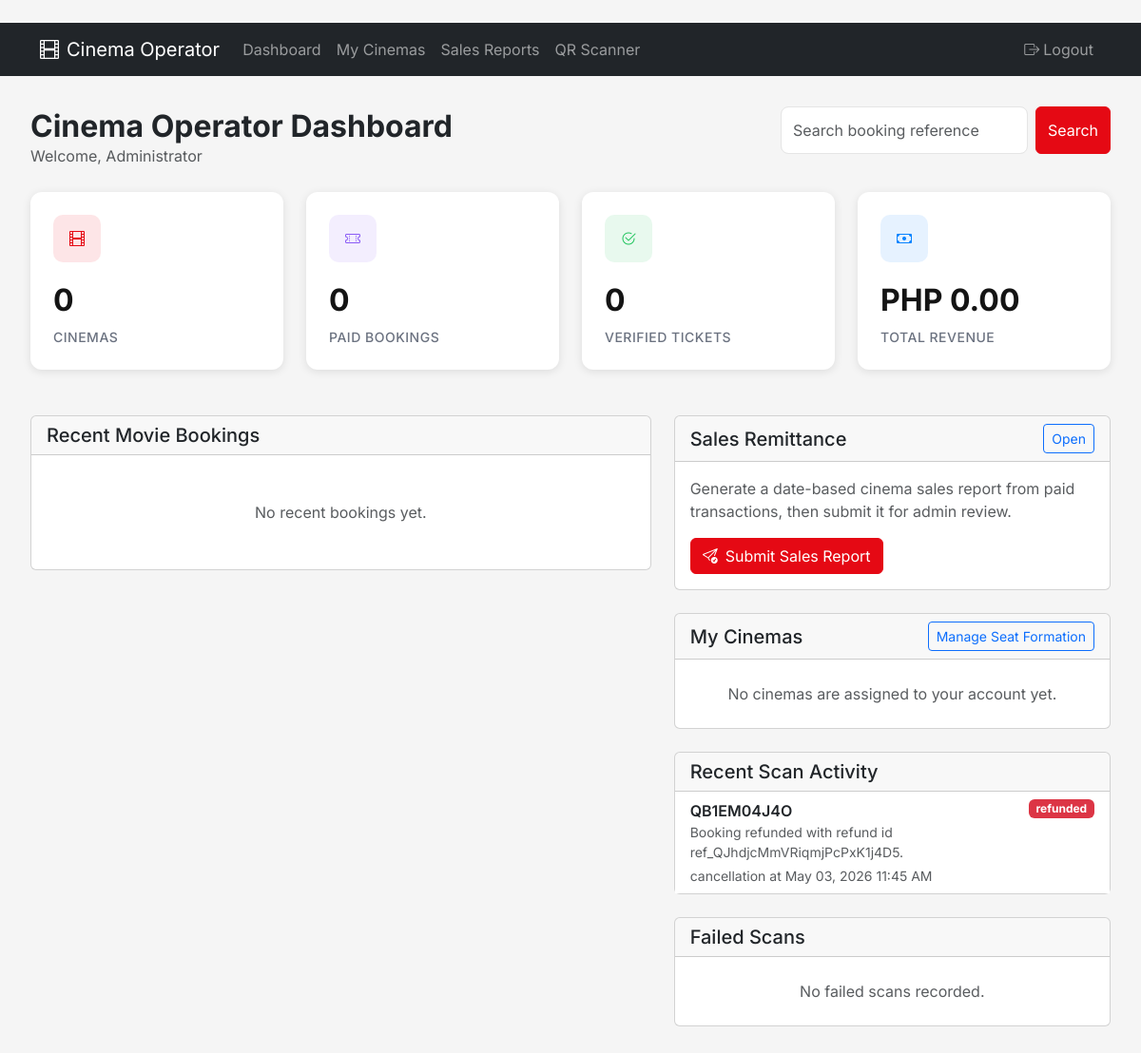
Page /cinema-operator (signed in) on the committed database.
### flask_app/app.py (models this page shows, shortened)
class User(UserMixin, db.Model):
    id = db.Column(db.Integer, primary_key=True)
    email = db.Column(db.String(120), unique=True, nullable=False)
    password_hash = db.Column(db.String(256), nullable=False)
    name = db.Column(db.String(100), nullable=False)
    phone = db.Column(db.String(20))
    is_admin = db.Column(db.Boolean, default=False)
    is_bus_operator = db.Column(db.Boolean, default=False)
    is_cinema_operator = db.Column(db.Boolean, default=False)
    created_at = db.Column(db.DateTime, default=datetime.utcnow)
    movie_bookings = db.relationship('MovieBooking', foreign_keys='MovieBooking.user_id', backref='user', lazy=True)
    bus_bookings = db.relationship('BusBooking', foreign_keys='BusBooking.user_id', backref='user', lazy=True)

class ScanLog(db.Model):
    id = db.Column(db.Integer, primary_key=True)
    operator_id = db.Column(db.Integer, db.ForeignKey('user.id'), nullable=True)
    booking_type = db.Column(db.String(20), nullable=True)
    booking_id = db.Column(db.Integer, nullable=True)
    booking_reference = db.Column(db.String(20), nullable=True)
    raw_input = db.Column(db.Text, nullable=True)
    scan_source = db.Column(db.String(30), default='manual')
    scan_result = db.Column(db.String(30), nullable=False)
    scan_message = db.Column(db.String(255), nullable=True)
    created_at = db.Column(db.DateTime, default=datetime.utcnow)
    operator = db.relationship('User', foreign_keys=[operator_id], backref='scan_logs')

### flask_app/app.py (the view)
@app.route('/cinema-operator')
@login_required
@cinema_operator_required
def cinema_operator_dashboard():
    completed_statuses = ['completed', 'paid']
    cinemas = Cinema.query.filter_by(operator_id=current_user.id).all()
    cinema_ids = [c.id for c in cinemas]
    search_reference = str(request.args.get('booking_reference') or '').strip()
    bookings_query = MovieBooking.query.filter(MovieBooking.showtime.has(Showtime.cinema_id.in_(cinema_ids)))
    movie_bookings = bookings_query.filter(MovieBooking.payment_status.in_(completed_statuses)).count()
    movie_revenue = sum([b.total_amount for b in bookings_query.filter(MovieBooking.payment_status.in_(completed_statuses)).all()])
    stats = {
        'total_cinemas': len(cinemas),
        'movie_bookings': movie_bookings,
        'total_revenue': float(movie_revenue),
        'verified_tickets': bookings_query.filter_by(is_verified=True).count(),
    }
    recent_movie_bookings = bookings_query.order_by(MovieBooking.created_at.desc()).limit(10).all()
    searched_booking = bookings_query.filter_by(booking_reference=search_reference).first() if search_reference else None
    recent_scan_logs = ScanLog.query.filter_by(operator_id=current_user.id).order_by(ScanLog.created_at.desc()).limit(8).all()
    failed_scan_logs = ScanLog.query.filter(
        ScanLog.operator_id == current_user.id,
        ScanLog.scan_result.in_(['invalid', 'denied', 'unpaid', 'missing', 'error'])
    ).order_by(ScanLog.created_at.desc()).limit(8).all()
    return render_template(
        'cinema_operator/dashboard.html',
        stats=stats,
        recent_movie_bookings=recent_movie_bookings,
        cinemas=cinemas,
        searched_booking=searched_booking,
        search_reference=search_reference,
        recent_scan_logs=recent_scan_logs,
        failed_scan_logs=failed_scan_logs
    )

### flask_app/app.py (called while the page is built)
@app.after_request
def add_no_cache_headers(response):
    if request.endpoint != 'static':
        response.headers['Cache-Control'] = 'no-store, no-cache, must-revalidate, private, max-age=0'
        response.headers['Pragma'] = 'no-cache'
        response.headers['Expires'] = '0'
    return response

@login_manager.user_loader
def load_user(user_id):
    return User.query.get(int(user_id))

def cinema_operator_required(f):
    @wraps(f)
    def decorated_function(*args, **kwargs):
        if not current_user.is_authenticated or not (current_user.is_admin or current_user.is_cinema_operator):
            flash('You need cinema operator access for this action.', 'error')
            return redirect(url_for('index'))
        return f(*args, **kwargs)
    return decorated_function

### flask_app/templates/cinema_operator/dashboard.html (shortened to what this page needs)
{% extends 'cinema_operator/base.html' %}
{% block operator_content %}
<div class="d-flex justify-content-between align-items-center mb-4 flex-wrap gap-3">
    <div>
        <h2 class="fw-bold mb-0">Cinema Operator Dashboard</h2>
        <div class="text-muted">Welcome, {{ current_user.name }}</div>
    </div>
    <form method="GET" class="d-flex gap-2">
        <input type="text" class="form-control" name="booking_reference" value="{{ search_reference or '' }}" placeholder="Search booking reference">
        <button type="submit" class="btn btn-primary">Search</button>
    </form>
</div>
<div class="row g-4 mb-5">
    <div class="col-md-6 col-lg-3">
        <div class="stat-card">
            <div class="stat-icon" style="background: rgba(229, 9, 20, 0.1);">
                <i class="bi bi-film" style="color: var(--primary);"></i>
            </div>
            <div class="stat-value">{{ stats.total_cinemas }}</div>
            <div class="stat-label">Cinemas</div>
        </div>
    </div>
    <div class="col-md-6 col-lg-3">
        <div class="stat-card">
            <div class="stat-icon" style="background: rgba(139, 92, 246, 0.1);">
                <i class="bi bi-ticket-perforated" style="color: #8B5CF6;"></i>
            </div>
            <div class="stat-value">{{ stats.movie_bookings }}</div>
            <div class="stat-label">Paid Bookings</div>
        </div>
    </div>
    <div class="col-md-6 col-lg-3">
        <div class="stat-card">
            <div class="stat-icon" style="background: rgba(34, 197, 94, 0.1);">
                <i class="bi bi-check2-circle" style="color: #22C55E;"></i>
            </div>
            <div class="stat-value">{{ stats.verified_tickets }}</div>
            <div class="stat-label">Verified Tickets</div>
        </div>
    </div>
    <div class="col-md-6 col-lg-3">
        <div class="stat-card">
            <div class="stat-icon" style="background: rgba(10, 132, 255, 0.1);">
                <i class="bi bi-cash" style="color: #0A84FF;"></i>
            </div>
            <div class="stat-value">PHP {{ "%.2f"|format(stats.total_revenue) }}</div>
            <div class="stat-label">Total Revenue</div>
        </div>
    </div>
</div>
<div class="row g-4">
    <div class="col-xl-7">
        <div class="card">
            <div class="card-header">
                <h5 class="mb-0">Recent Movie Bookings</h5>
            </div>
            <div class="card-body p-0">
                {% if recent_movie_bookings %}
                    <div class="table-responsive">
                        <table class="table table-hover mb-0">
                            <thead>
                                <tr>
                                    <th>Reference</th>
                                    <th>Movie</th>
                                    <th>Customer</th>
                                    <th>Seats</th>
                                    <th>Amount</th>
                                    <th>Status</th>
                                    <th>Verified</th>
                                </tr>
                            </thead>
                            <tbody>
                                {% for booking in recent_movie_bookings %}
                                <tr>
                                    <td><code>{{ booking.booking_reference }}</code></td>
                                    <td>{{ booking.showtime.movie.title }}</td>
                                    <td>{{ booking.user.name }}</td>
                                    <td>{{ booking.seat_numbers|movie_seat_list if booking.seat_numbers else booking.num_tickets }}</td>
                                    <td>PHP {{ "%.2f"|format(booking.total_amount) }}</td>
                                    <td><span class="badge bg-{{ booking.payment_status|payment_status_badge_class }}">{{ booking.payment_status|payment_status_label }}</span></td>
                                    <td>
                                        {% if booking.is_verified %}
                                            <span class="badge bg-success">Verified</span>
                                        {% else %}
                                            <span class="badge bg-secondary">Pending</span>
                                        {% endif %}
                                    </td>
                                </tr>
                                {% endfor %}
                            </tbody>
                        </table>
                    </div>
                {% else %}
                    <div class="text-center py-5 text-muted">No recent bookings yet.</div>
                {% endif %}
            </div>
        </div>
    </div>
    <div class="col-xl-5">
        <div class="card mb-4">
            <div class="card-header d-flex justify-content-between align-items-center">
                <h5 class="mb-0">Sales Remittance</h5>
                <a href="{{ url_for('cinema_operator_sales_submissions') }}" class="btn btn-sm btn-outline-primary">Open</a>
            </div>
            <div class="card-body">
                <p class="text-muted mb-3">Generate a date-based cinema sales report from paid transactions, then submit it for admin review.</p>
                <a href="{{ url_for('cinema_operator_sales_submissions') }}" class="btn btn-primary">
                    <i class="bi bi-send-check me-2"></i>Submit Sales Report
                </a>
            </div>
        </div>
        <div class="card mb-4">
            <div class="card-header d-flex justify-content-between align-items-center">
                <h5 class="mb-0">My Cinemas</h5>
                <a href="{{ url_for('cinema_operator_cinemas') }}" class="btn btn-sm btn-outline-primary">Manage Seat Formation</a>
            </div>
            <div class="card-body p-0">
                {% if cinemas %}
                    <div class="list-group list-group-flush">
                        {% for cinema in cinemas %}
                            {% set layout_meta = cinema_layout_presets.get(cinema.seat_layout_style or 'classic', cinema_layout_presets['classic']) %}
                            <div class="list-group-item">
                                <div class="d-flex justify-content-between align-items-start gap-3">
                                    <div>
                                        <div class="fw-semibold">{{ cinema.name }}</div>
                                        <div class="small text-muted">{{ cinema.location or 'No location set' }}</div>
                                        <div class="small text-muted mt-1">
                                            {{ layout_meta['label'] }} | {{ cinema.total_seats }} seats |
                                            {% if (cinema.vip_rows or 0)|int > 0 %}
                                                {{ cinema.vip_rows }} VIP row{% if (cinema.vip_rows or 0)|int != 1 %}s{% endif %}
                                            {% else %}
                                                No VIP rows
                                            {% endif %}
                                        </div>
                                    </div>
                                    <a href="{{ url_for('cinema_operator_edit_cinema', cinema_id=cinema.id) }}" class="btn btn-sm btn-primary">Edit</a>
                                </div>
                            </div>
                        {% endfor %}
                    </div>
                {% else %}
                    <div class="text-center py-4 text-muted">No cinemas are assigned to your account yet.</div>
                {% endif %}
            </div>
        </div>
        <div class="card mb-4">
            <div class="card-header">
                <h5 class="mb-0">Recent Scan Activity</h5>
            </div>
            <div class="card-body p-0">
                {% if recent_scan_logs %}
                    <div class="list-group list-group-flush">
                        {% for scan in recent_scan_logs %}
                            <div class="list-group-item">
                                <div class="d-flex justify-content-between align-items-start">
                                    <div>
                                        <div class="fw-semibold">{{ scan.booking_reference or 'Unknown booking' }}</div>
                                        <div class="small text-muted">{{ scan.scan_message or 'No details recorded.' }}</div>
                                    </div>
                                    <span class="badge bg-{{ 'success' if scan.scan_result in ['verified', 'already_verified'] else 'danger' }}">{{ scan.scan_result.replace('_', ' ') }}</span>
                                </div>
                                <div class="small text-muted mt-1">{{ scan.scan_source }} at {{ scan.created_at.strftime('%b %d, %Y %I:%M %p') }}</div>
                            </div>
                        {% endfor %}
                    </div>
                {% else %}
                    <div class="text-center py-4 text-muted">No scan activity yet.</div>
                {% endif %}
            </div>
        </div>
        <div class="card">
            <div class="card-header">
                <h5 class="mb-0">Failed Scans</h5>
            </div>
            <div class="card-body p-0">
                {% if failed_scan_logs %}
                    <div class="list-group list-group-flush">
                        {% for scan in failed_scan_logs %}
                            <div class="list-group-item">
                                <div class="fw-semibold">{{ scan.raw_input or 'No input recorded' }}</div>
                                <div class="small text-muted">{{ scan.scan_message or 'Scan failed.' }}</div>
                                <div class="small text-muted mt-1">{{ scan.created_at.strftime('%b %d, %Y %I:%M %p') }}</div>
                            </div>
                        {% endfor %}
                    </div>
                {% else %}
                    <div class="text-center py-4 text-muted">No failed scans recorded.</div>
                {% endif %}
            </div>
        </div>
    </div>
</div>
{% endblock %}

### flask_app/templates/cinema_operator/base.html (style rules this page uses)
:root { --primary: #E50914; --primary-dark: #B20710; --secondary: #0A84FF; --dark: #141414; --dark-lighter: #1F1F1F; --gray-100: #F5F5F5; --gray-200: #E5E5E5; --gray-600: #6B7280; --success: #22C55E; }
body { font-family: 'Inter', sans-serif; background: var(--gray-100); }
.stat-card { background: #fff; border-radius: 12px; padding: 1.5rem; box-shadow: 0 2px 10px rgba(0,0,0,0.1); border: none; transition: transform 0.2s; }
.stat-icon { width: 50px; height: 50px; border-radius: 10px; display: flex; align-items: center; justify-content: center; margin-bottom: 1rem; }
.stat-value { font-size: 2rem; font-weight: 700; color: var(--dark); margin-bottom: 0.25rem; }
.stat-label { color: var(--gray-600); font-size: 0.875rem; font-weight: 500; text-transform: uppercase; letter-spacing: 0.5px; }
.btn-primary { background: var(--primary); border-color: var(--primary); }
.form-control, .form-select { border-radius: 8px; border: 1px solid var(--gray-200); padding: 0.75rem; }

### rows in the picture
User: name "Administrator"
ScanLog: booking_reference "QB1EM04J4O", scan_message "Booking refunded with refund id ref_QJhdjcMmVRiqmjPcPxK1j4D5.", scan_result.replace "refunded", scan_source "cancellation", created_at "May 03, 2026 11:45 AM"

### other values in the picture
{{ stats.total_cinemas }} "0"
{{ stats.movie_bookings }} "0"
{{ stats.verified_tickets }} "0"
{{ "%.2f"|format(stats.total_revenue) }} "0.00"
